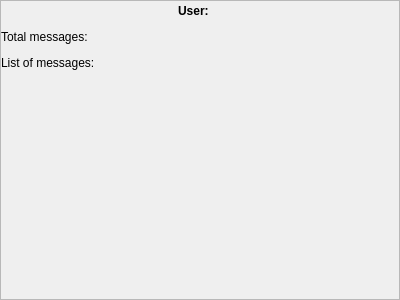
<?xml version="1.0" encoding="UTF-8"?>
<ui version="4.0">
 <class>UserWidget</class>
 <widget class="QWidget" name="UserWidget">
  <property name="geometry">
   <rect>
    <x>0</x>
    <y>0</y>
    <width>400</width>
    <height>300</height>
   </rect>
  </property>
  <property name="windowTitle">
   <string>Form</string>
  </property>
  <layout class="QGridLayout" name="gridLayout">
   <property name="leftMargin">
    <number>0</number>
   </property>
   <property name="topMargin">
    <number>0</number>
   </property>
   <property name="rightMargin">
    <number>0</number>
   </property>
   <property name="bottomMargin">
    <number>0</number>
   </property>
   <item row="0" column="0">
    <widget class="QScrollArea" name="scrollArea">
     <property name="widgetResizable">
      <bool>true</bool>
     </property>
     <widget class="QWidget" name="scrollAreaWidgetContents">
      <property name="geometry">
       <rect>
        <x>0</x>
        <y>0</y>
        <width>398</width>
        <height>298</height>
       </rect>
      </property>
      <layout class="QVBoxLayout" name="verticalLayout_2">
       <property name="leftMargin">
        <number>0</number>
       </property>
       <property name="topMargin">
        <number>0</number>
       </property>
       <property name="rightMargin">
        <number>0</number>
       </property>
       <property name="bottomMargin">
        <number>0</number>
       </property>
       <item>
        <layout class="QVBoxLayout" name="verticalLayout">
         <item>
          <layout class="QHBoxLayout" name="horizontalLayout_2">
           <item>
            <spacer name="horizontalSpacer_2">
             <property name="orientation">
              <enum>Qt::Horizontal</enum>
             </property>
             <property name="sizeHint" stdset="0">
              <size>
               <width>40</width>
               <height>20</height>
              </size>
             </property>
            </spacer>
           </item>
           <item>
            <widget class="QLabel" name="userLabel_name">
             <property name="font">
              <font>
               <weight>75</weight>
               <bold>true</bold>
              </font>
             </property>
             <property name="text">
              <string>User:</string>
             </property>
            </widget>
           </item>
           <item>
            <widget class="QLabel" name="userLabel">
             <property name="font">
              <font>
               <weight>75</weight>
               <bold>true</bold>
              </font>
             </property>
             <property name="text">
              <string/>
             </property>
            </widget>
           </item>
           <item>
            <spacer name="horizontalSpacer">
             <property name="orientation">
              <enum>Qt::Horizontal</enum>
             </property>
             <property name="sizeHint" stdset="0">
              <size>
               <width>40</width>
               <height>20</height>
              </size>
             </property>
            </spacer>
           </item>
          </layout>
         </item>
         <item>
          <layout class="QHBoxLayout" name="horizontalLayout_3">
           <item>
            <widget class="QLabel" name="messagesLabel_name">
             <property name="text">
              <string>Total messages:</string>
             </property>
            </widget>
           </item>
           <item>
            <widget class="QLabel" name="messagesLabel">
             <property name="text">
              <string/>
             </property>
            </widget>
           </item>
           <item>
            <spacer name="horizontalSpacer_3">
             <property name="orientation">
              <enum>Qt::Horizontal</enum>
             </property>
             <property name="sizeHint" stdset="0">
              <size>
               <width>40</width>
               <height>20</height>
              </size>
             </property>
            </spacer>
           </item>
          </layout>
         </item>
         <item>
          <layout class="QHBoxLayout" name="horizontalLayout_5">
           <item>
            <widget class="QLabel" name="label">
             <property name="text">
              <string>List of messages:</string>
             </property>
            </widget>
           </item>
           <item>
            <spacer name="horizontalSpacer_4">
             <property name="orientation">
              <enum>Qt::Horizontal</enum>
             </property>
             <property name="sizeHint" stdset="0">
              <size>
               <width>40</width>
               <height>20</height>
              </size>
             </property>
            </spacer>
           </item>
          </layout>
         </item>
         <item>
          <layout class="QHBoxLayout" name="messagesHorizontalLayout">
           <item>
            <widget class="QLabel" name="messagesListLabel">
             <property name="text">
              <string/>
             </property>
             <property name="wordWrap">
              <bool>true</bool>
             </property>
            </widget>
           </item>
          </layout>
         </item>
         <item>
          <spacer name="verticalSpacer">
           <property name="orientation">
            <enum>Qt::Vertical</enum>
           </property>
           <property name="sizeHint" stdset="0">
            <size>
             <width>20</width>
             <height>40</height>
            </size>
           </property>
          </spacer>
         </item>
        </layout>
       </item>
      </layout>
     </widget>
    </widget>
   </item>
  </layout>
 </widget>
 <resources/>
 <connections/>
</ui>
